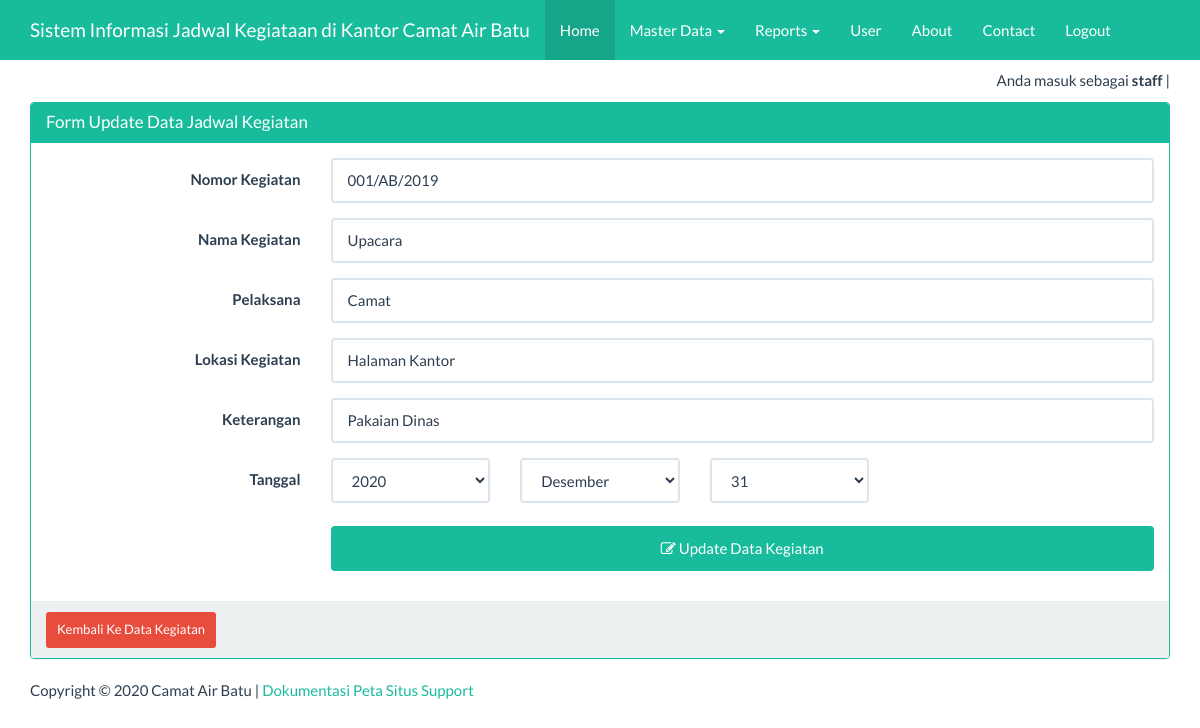
Screenshot of /index_admin.php?page=kegiatan&actions=edit&id=1 (signed in) with the database file from the repository.
### tables this page shows
CREATE TABLE IF NOT EXISTS `kegiatan` (
  `id` int(11) NOT NULL AUTO_INCREMENT,
  `no_kegiatan` varchar(20) DEFAULT NULL,
  `nama_kegiatan` varchar(50) DEFAULT NULL,
  `pelaksana` varchar(50) DEFAULT NULL,
  `lokasi` varchar(50) DEFAULT NULL,
  `ket` varchar(50) DEFAULT NULL,
  `tanggal` date NOT NULL,
  PRIMARY KEY (`id`)
);

### views/kegiatan_edit.php (the view, shortened to what this page needs)
<?php
$id=$_GET['id'];
$ambil=  mysqli_query($koneksi, "SELECT * FROM kegiatan WHERE id ='$id'") or die ("SQL Edit error");
$data= mysqli_fetch_array($ambil);
?>
<div class="container">
    <div class="row">
        <div class="col-xs-12">
            <div class="panel panel-success">
                <div class="panel-heading">
                    <h3 class="panel-title">Form Update Data Jadwal Kegiatan</h3>
                </div>
                <div class="panel-body">
                    <form class="form-horizontal" action="" method="post">
                        <div class="form-group">
                            <label for="no_kegiatan" class="col-sm-3 control-label">Nomor Kegiatan</label>
                            <div class="col-sm-9">
                                <input type="text" name="no_kegiatan" value="<?=$data['no_kegiatan']?>"class="form-control" id="inputEmail3" placeholder="Nomor Kegiatan" >
                            </div>
                        </div>
						<div class="form-group">
                            <label for="nama_kegiatan" class="col-sm-3 control-label">Nama Kegiatan</label>
                            <div class="col-sm-9">
                                <input type="text" name="nama_kegiatan" value="<?=$data['nama_kegiatan']?>"class="form-control" id="inputEmail3" placeholder="Nama Kegiatan">
                            </div>
                        </div>
	                   <div class="form-group">
                            <label for="pelaksana" class="col-sm-3 control-label">Pelaksana</label>
                            <div class="col-sm-9">
                                <input type="text" name="pelaksana" value="<?=$data['pelaksana']?>"class="form-control" id="inputEmail3" placeholder="Pelaksana">
                            </div>
                        </div>
                        <div class="form-group">
                            <label for="lokasi" class="col-sm-3 control-label">Lokasi Kegiatan</label>
                            <div class="col-sm-9">
                                <input type="text" name="lokasi" value="<?=$data['lokasi']?>" class="form-control" id="inputPassword3" placeholder="Lokasi Kegiatan">
                            </div>
                        </div>
                        <div class="form-group">
                            <label for="ket" class="col-sm-3 control-label">Keterangan</label>
                            <div class="col-sm-9">
                                <input type="text" name="ket" value="<?=$data['ket']?>" class="form-control" id="inputPassword3" placeholder="Keterangan">
                            </div>
                        </div>
                        <div class="form-group">
                            <label class="col-sm-3 control-label">Tanggal</label>
                            <div class="col-sm-2 col-xs-9">
                                <select name="tahun" class="form-control">
                                    <?php for($i=2020;$i>1980;$i--) {?>
                                    <option value="<?=$i?>"> <?=$i?> </option>
                                    <?php }?>
                                </select>
                            </div>
                            <div class="col-sm-2 col-xs-9">
                                <select name="bulan" class="form-control">
                                    <?php
                                    $bulan=  array("","Januari","Februari","Maret","April","Mei","Juni","Juli","Agustus","September","Oktober","November","Desember");
                                    for($j=12;$j>0;$j--) {?>
                                    <option value="<?=$j?>"> <?=$bulan[$j]?> </option>
                                    <?php }?>
                                </select>
                            </div>
                            <div class="col-sm-2 col-xs-9">
                                <select name="tanggal" class="form-control">
                                    <?php for($k=31;$k>0;$k--) {?>
                                    <option value="<?=$k?>"> <?=$k?> </option>
                                    <?php }?>
                                </select>
                            </div>
                        </div>
                        <div class="form-group">
                            <div class="col-sm-offset-3 col-sm-9">
                                <button type="submit" class="btn btn-success">
                                    <span class="fa fa-edit"></span> Update Data Kegiatan </button>
                            </div>
                        </div>
                    </form>
                </div>
                <div class="panel-footer">
                    <a href="?page=kegiatan&actions=tampil" class="btn btn-danger btn-sm">
                        Kembali Ke Data Kegiatan
                    </a>
                </div>
            </div>
        </div>
    </div>
</div>

### index_admin.php (style rules this page uses)
body { margin-top:70px; }
button { background-color: #4CAF50; color: white; padding: 14px 20px; margin: 8px 0; border: none; cursor: pointer; width: 100%; }

### rows the page displays
kegiatan: no_kegiatan "001/AB/2019", nama_kegiatan "Upacara", pelaksana "Camat", lokasi "Halaman Kantor", ket "Pakaian Dinas"

### other values shown
$_SESSION['username'] "staff"
form field tahun "2020"
form field bulan "Desember"
form field tanggal "31"
